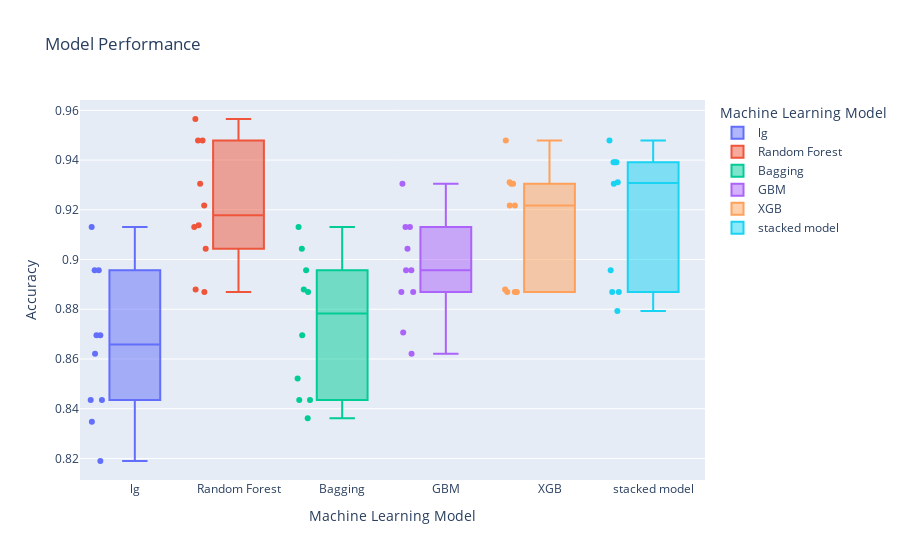

The notebook cell saved with this chart:
### Markdown cell above
## Select the best classifiers for level 0 classifier. Use logistic regression as a second level classifier. Generate the box plot and show the accuracy of each algorithm as well as stacked classifier.

### Code cell
# the best models are Random Forest, XGBoosting, GBM, and Bagging

def get_stacking():
	# define the base models
  level0 = list()
  level0.append(('XGB', XGBClassifier()))
  level0.append(('Tree', DecisionTreeClassifier()))
  level0.append(('Random Forest', RandomForestClassifier()))
  level0.append(('Bagging', BaggingClassifier()))

	# define second level model
  level1 = LogisticRegression()

	# define the stacking ensemble
  model = StackingClassifier(estimators=level0, final_estimator=level1, cv=5)
  return model


# define a function for base models we're going to train
def base_models():
  models = dict()
  models["lg"] = LogisticRegression(max_iter=10000)
  models["Random Forest"] = RandomForestClassifier()
  models["Bagging"] = BaggingClassifier()
  models["GBM"] = GradientBoostingClassifier()
  models["XGB"] = XGBClassifier()
  models["Stacked Model"] = get_stacking()
  return models


# define a function to evaluate the list of models using cross validation
def eval_models(model):
  # perform ten fold cross validation
  cv = RepeatedKFold(n_splits=5, n_repeats=2, random_state=1)
  # use accuracy to evaluate the performance of our classification models
  scores = cross_val_score(model, X_train_resampled, y_train_resampled, scoring='accuracy', cv=cv, n_jobs=-1,
                            error_score='raise')
  return scores

models_g07 = base_models()

# set lists for the results and model names
results_g07, names_g07 = list(), list()
for name, model in models_g07.items():
  scores = eval_models(model)
  results_g07.append(scores)
  names_g07.append(name)
  print('>%s %.3f (%.3f)' % (name, scores.mean(), scores.std()))
classifier_g07 = pd.DataFrame(np.transpose(results_g07), columns = ["lg", "Random Forest","Bagging","GBM","XGB","stacked model"])
classifier_g07 = pd.melt(classifier_g07.reset_index(), id_vars='index',value_vars=["lg", "Random Forest","Bagging","GBM","XGB","stacked model"])

# plot the result boxplots
fig = px.box(classifier_g07, x="variable", y="value",color="variable",points='all',
labels={"variable": "Machine Learning Model",
        "value": " Accuracy"
        },title="Model Performance")
fig.show()

### Figure 1 — Plotly figure (JSON) as saved in the notebook; plotly's stock layout.template omitted (floating-point values rounded to 4 significant figures)
{"data": [{"alignmentgroup": "True", "boxpoints": "all", "hovertemplate": "Machine Learning Model=%{x}<br> Accuracy=%{y}<extra></extra>", "legendgroup": "lg", "marker": {"color": "#636efa"}, "name": "lg", "notched": false, "offsetgroup": "lg", "orientation": "v", "showlegend": true, "type": "box", "x": ["lg", "lg", "lg", "lg", "lg", "lg", "lg", "lg", "lg", "lg"], "x0": " ", "xaxis": "x", "y": [0.819, 0.8957, 0.8435, 0.913, 0.8348, 0.8621, 0.8957, 0.8435, 0.8696, 0.8696], "y0": " ", "yaxis": "y"}, {"alignmentgroup": "True", "boxpoints": "all", "hovertemplate": "Machine Learning Model=%{x}<br> Accuracy=%{y}<extra></extra>", "legendgroup": "Random Forest", "marker": {"color": "#EF553B"}, "name": "Random Forest", "notched": false, "offsetgroup": "Random Forest", "orientation": "v", "showlegend": true, "type": "box", "x": ["Random Forest", "Random Forest", "Random Forest", "Random Forest", "Random Forest", "Random Forest", "Random Forest", "Random Forest", "Random Forest", "Random Forest"], "x0": " ", "xaxis": "x", "y": [0.8879, 0.9217, 0.9043, 0.9565, 0.9304, 0.9138, 0.9478, 0.9478, 0.887, 0.913], "y0": " ", "yaxis": "y"}, {"alignmentgroup": "True", "boxpoints": "all", "hovertemplate": "Machine Learning Model=%{x}<br> Accuracy=%{y}<extra></extra>", "legendgroup": "Bagging", "marker": {"color": "#00cc96"}, "name": "Bagging", "notched": false, "offsetgroup": "Bagging", "orientation": "v", "showlegend": true, "type": "box", "x": ["Bagging", "Bagging", "Bagging", "Bagging", "Bagging", "Bagging", "Bagging", "Bagging", "Bagging", "Bagging"], "x0": " ", "xaxis": "x", "y": [0.8362, 0.8696, 0.8435, 0.887, 0.9043, 0.8879, 0.8957, 0.913, 0.8522, 0.8435], "y0": " ", "yaxis": "y"}, {"alignmentgroup": "True", "boxpoints": "all", "hovertemplate": "Machine Learning Model=%{x}<br> Accuracy=%{y}<extra></extra>", "legendgroup": "GBM", "marker": {"color": "#ab63fa"}, "name": "GBM", "notched": false, "offsetgroup": "GBM", "orientation": "v", "showlegend": true, "type": "box", "x": ["GBM", "GBM", "GBM", "GBM", "GBM", "GBM", "GBM", "GBM", "GBM", "GBM"], "x0": " ", "xaxis": "x", "y": [0.8707, 0.8957, 0.887, 0.9304, 0.9043, 0.8621, 0.913, 0.913, 0.8957, 0.887], "y0": " ", "yaxis": "y"}, {"alignmentgroup": "True", "boxpoints": "all", "hovertemplate": "Machine Learning Model=%{x}<br> Accuracy=%{y}<extra></extra>", "legendgroup": "XGB", "marker": {"color": "#FFA15A"}, "name": "XGB", "notched": false, "offsetgroup": "XGB", "orientation": "v", "showlegend": true, "type": "box", "x": ["XGB", "XGB", "XGB", "XGB", "XGB", "XGB", "XGB", "XGB", "XGB", "XGB"], "x0": " ", "xaxis": "x", "y": [0.8879, 0.9217, 0.887, 0.9304, 0.9217, 0.931, 0.9478, 0.9304, 0.887, 0.887], "y0": " ", "yaxis": "y"}, {"alignmentgroup": "True", "boxpoints": "all", "hovertemplate": "Machine Learning Model=%{x}<br> Accuracy=%{y}<extra></extra>", "legendgroup": "stacked model", "marker": {"color": "#19d3f3"}, "name": "stacked model", "notched": false, "offsetgroup": "stacked model", "orientation": "v", "showlegend": true, "type": "box", "x": ["stacked model", "stacked model", "stacked model", "stacked model", "stacked model", "stacked model", "stacked model", "stacked model", "stacked model", "stacked model"], "x0": " ", "xaxis": "x", "y": [0.8793, 0.9391, 0.8957, 0.9391, 0.9304, 0.931, 0.9478, 0.9391, 0.887, 0.887], "y0": " ", "yaxis": "y"}], "layout": {"boxmode": "overlay", "legend": {"title": {"text": "Machine Learning Model"}, "tracegroupgap": 0}, "title": {"text": "Model Performance"}, "xaxis": {"anchor": "y", "categoryarray": ["lg", "Random Forest", "Bagging", "GBM", "XGB", "stacked model"], "categoryorder": "array", "domain": [0, 1], "title": {"text": "Machine Learning Model"}}, "yaxis": {"anchor": "x", "domain": [0, 1], "title": {"text": " Accuracy"}}}}
